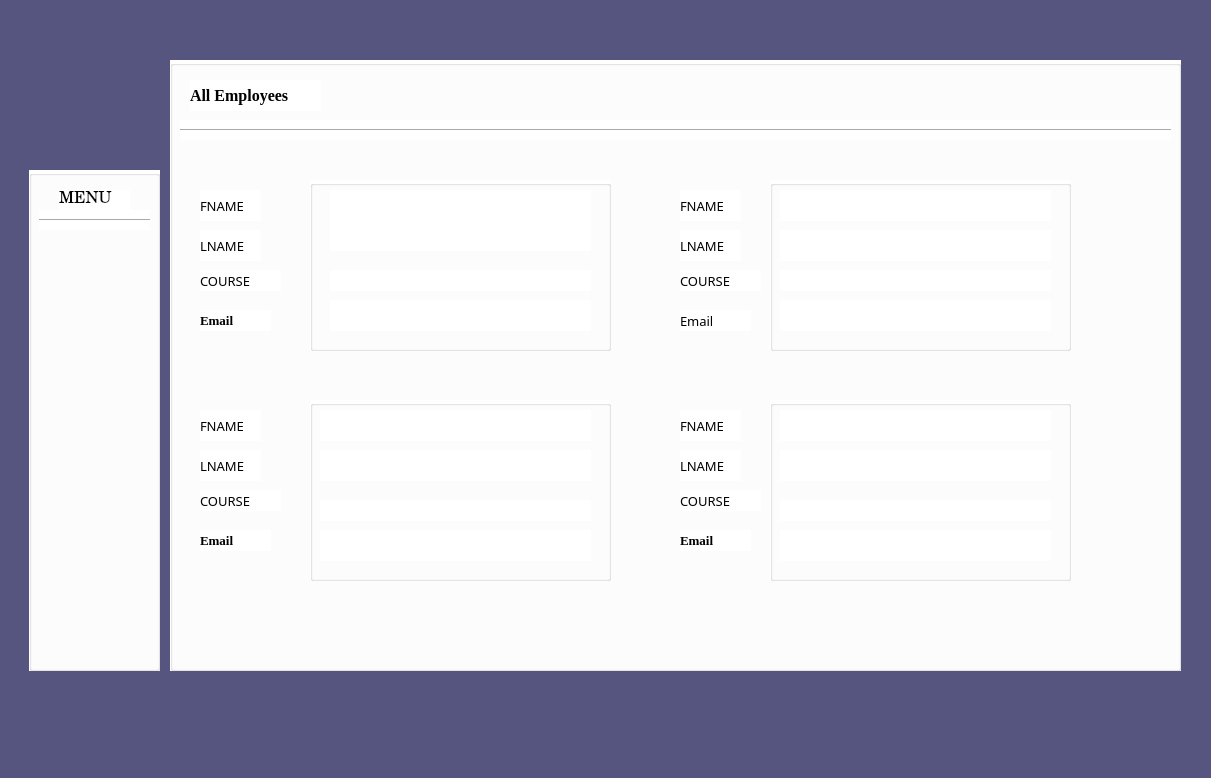
<?xml version="1.0" encoding="UTF-8"?>
<ui version="4.0">
 <class>MainWindow</class>
 <widget class="QMainWindow" name="MainWindow">
  <property name="geometry">
   <rect>
    <x>0</x>
    <y>0</y>
    <width>1211</width>
    <height>778</height>
   </rect>
  </property>
  <property name="windowTitle">
   <string>MainWindow</string>
  </property>
  <property name="styleSheet">
   <string notr="true">background-color: rgb(85, 85, 127);</string>
  </property>
  <widget class="QWidget" name="centralwidget">
   <widget class="QGroupBox" name="groupBox">
    <property name="geometry">
     <rect>
      <x>170</x>
      <y>60</y>
      <width>1011</width>
      <height>611</height>
     </rect>
    </property>
    <property name="layoutDirection">
     <enum>Qt::LeftToRight</enum>
    </property>
    <property name="styleSheet">
     <string notr="true">background-color: rgb(255, 255, 255);</string>
    </property>
    <property name="title">
     <string/>
    </property>
    <widget class="QLabel" name="label_7">
     <property name="geometry">
      <rect>
       <x>20</x>
       <y>20</y>
       <width>131</width>
       <height>31</height>
      </rect>
     </property>
     <property name="font">
      <font>
       <family>Times New Roman</family>
       <pointsize>12</pointsize>
       <weight>75</weight>
       <bold>true</bold>
      </font>
     </property>
     <property name="styleSheet">
      <string notr="true">border:none;</string>
     </property>
     <property name="text">
      <string>All Employees</string>
     </property>
    </widget>
    <widget class="Line" name="line_4">
     <property name="geometry">
      <rect>
       <x>10</x>
       <y>60</y>
       <width>991</width>
       <height>20</height>
      </rect>
     </property>
     <property name="orientation">
      <enum>Qt::Horizontal</enum>
     </property>
    </widget>
    <widget class="QGroupBox" name="groupBox_2">
     <property name="geometry">
      <rect>
       <x>140</x>
       <y>120</y>
       <width>301</width>
       <height>171</height>
      </rect>
     </property>
     <property name="title">
      <string/>
     </property>
     <widget class="QLabel" name="fname_admin1">
      <property name="geometry">
       <rect>
        <x>20</x>
        <y>10</y>
        <width>261</width>
        <height>31</height>
       </rect>
      </property>
      <property name="font">
       <font>
        <family>Algerian</family>
        <pointsize>10</pointsize>
       </font>
      </property>
      <property name="text">
       <string/>
      </property>
     </widget>
     <widget class="QLabel" name="email_admin1">
      <property name="geometry">
       <rect>
        <x>20</x>
        <y>120</y>
        <width>261</width>
        <height>31</height>
       </rect>
      </property>
      <property name="font">
       <font>
        <family>Times New Roman</family>
        <pointsize>10</pointsize>
        <weight>75</weight>
        <bold>true</bold>
       </font>
      </property>
      <property name="text">
       <string/>
      </property>
     </widget>
     <widget class="QLabel" name="lname_admin1">
      <property name="geometry">
       <rect>
        <x>20</x>
        <y>40</y>
        <width>261</width>
        <height>31</height>
       </rect>
      </property>
      <property name="font">
       <font>
        <family>Algerian</family>
        <pointsize>10</pointsize>
       </font>
      </property>
      <property name="text">
       <string/>
      </property>
     </widget>
     <widget class="QLabel" name="course_admin1">
      <property name="geometry">
       <rect>
        <x>20</x>
        <y>90</y>
        <width>261</width>
        <height>21</height>
       </rect>
      </property>
      <property name="font">
       <font>
        <family>Times New Roman</family>
        <pointsize>10</pointsize>
       </font>
      </property>
      <property name="text">
       <string/>
      </property>
     </widget>
    </widget>
    <widget class="QGroupBox" name="groupBox_5">
     <property name="geometry">
      <rect>
       <x>600</x>
       <y>120</y>
       <width>301</width>
       <height>171</height>
      </rect>
     </property>
     <property name="title">
      <string/>
     </property>
     <widget class="QGroupBox" name="groupBox_6">
      <property name="geometry">
       <rect>
        <x>50</x>
        <y>190</y>
        <width>241</width>
        <height>111</height>
       </rect>
      </property>
      <property name="title">
       <string/>
      </property>
     </widget>
     <widget class="QLabel" name="fname_admin2">
      <property name="geometry">
       <rect>
        <x>10</x>
        <y>10</y>
        <width>271</width>
        <height>31</height>
       </rect>
      </property>
      <property name="font">
       <font>
        <family>Algerian</family>
        <pointsize>10</pointsize>
       </font>
      </property>
      <property name="text">
       <string/>
      </property>
     </widget>
     <widget class="QLabel" name="email_admin2">
      <property name="geometry">
       <rect>
        <x>10</x>
        <y>120</y>
        <width>271</width>
        <height>31</height>
       </rect>
      </property>
      <property name="font">
       <font>
        <family>Times New Roman</family>
        <pointsize>10</pointsize>
        <weight>75</weight>
        <bold>true</bold>
       </font>
      </property>
      <property name="text">
       <string/>
      </property>
     </widget>
     <widget class="QLabel" name="course_admin2">
      <property name="geometry">
       <rect>
        <x>10</x>
        <y>90</y>
        <width>271</width>
        <height>21</height>
       </rect>
      </property>
      <property name="font">
       <font>
        <family>Times New Roman</family>
        <pointsize>10</pointsize>
       </font>
      </property>
      <property name="text">
       <string/>
      </property>
     </widget>
     <widget class="QLabel" name="lname_admin2">
      <property name="geometry">
       <rect>
        <x>10</x>
        <y>50</y>
        <width>271</width>
        <height>31</height>
       </rect>
      </property>
      <property name="font">
       <font>
        <family>Algerian</family>
        <pointsize>10</pointsize>
       </font>
      </property>
      <property name="text">
       <string/>
      </property>
     </widget>
    </widget>
    <widget class="QGroupBox" name="groupBox_7">
     <property name="geometry">
      <rect>
       <x>140</x>
       <y>340</y>
       <width>301</width>
       <height>181</height>
      </rect>
     </property>
     <property name="title">
      <string/>
     </property>
     <widget class="QLabel" name="fname_admin3">
      <property name="geometry">
       <rect>
        <x>10</x>
        <y>10</y>
        <width>271</width>
        <height>31</height>
       </rect>
      </property>
      <property name="font">
       <font>
        <family>Algerian</family>
        <pointsize>10</pointsize>
       </font>
      </property>
      <property name="text">
       <string/>
      </property>
     </widget>
     <widget class="QLabel" name="email_admin3">
      <property name="geometry">
       <rect>
        <x>10</x>
        <y>130</y>
        <width>271</width>
        <height>31</height>
       </rect>
      </property>
      <property name="font">
       <font>
        <family>Times New Roman</family>
        <pointsize>10</pointsize>
        <weight>75</weight>
        <bold>true</bold>
       </font>
      </property>
      <property name="text">
       <string/>
      </property>
     </widget>
     <widget class="QLabel" name="course_admin3">
      <property name="geometry">
       <rect>
        <x>10</x>
        <y>100</y>
        <width>271</width>
        <height>21</height>
       </rect>
      </property>
      <property name="font">
       <font>
        <family>Times New Roman</family>
        <pointsize>10</pointsize>
       </font>
      </property>
      <property name="text">
       <string/>
      </property>
     </widget>
     <widget class="QLabel" name="lname_admin3">
      <property name="geometry">
       <rect>
        <x>10</x>
        <y>50</y>
        <width>271</width>
        <height>31</height>
       </rect>
      </property>
      <property name="font">
       <font>
        <family>Algerian</family>
        <pointsize>10</pointsize>
       </font>
      </property>
      <property name="text">
       <string/>
      </property>
     </widget>
    </widget>
    <widget class="QGroupBox" name="groupBox_8">
     <property name="geometry">
      <rect>
       <x>600</x>
       <y>340</y>
       <width>301</width>
       <height>181</height>
      </rect>
     </property>
     <property name="title">
      <string/>
     </property>
     <widget class="QLabel" name="fname_admin4">
      <property name="geometry">
       <rect>
        <x>10</x>
        <y>10</y>
        <width>271</width>
        <height>31</height>
       </rect>
      </property>
      <property name="font">
       <font>
        <family>Algerian</family>
        <pointsize>10</pointsize>
       </font>
      </property>
      <property name="text">
       <string/>
      </property>
     </widget>
     <widget class="QLabel" name="email_admin4">
      <property name="geometry">
       <rect>
        <x>10</x>
        <y>130</y>
        <width>271</width>
        <height>31</height>
       </rect>
      </property>
      <property name="font">
       <font>
        <family>Times New Roman</family>
        <pointsize>10</pointsize>
        <weight>75</weight>
        <bold>true</bold>
       </font>
      </property>
      <property name="text">
       <string/>
      </property>
     </widget>
     <widget class="QLabel" name="course_admin4">
      <property name="geometry">
       <rect>
        <x>10</x>
        <y>100</y>
        <width>271</width>
        <height>21</height>
       </rect>
      </property>
      <property name="font">
       <font>
        <family>Times New Roman</family>
        <pointsize>10</pointsize>
       </font>
      </property>
      <property name="text">
       <string/>
      </property>
     </widget>
     <widget class="QLabel" name="lname_admin4">
      <property name="geometry">
       <rect>
        <x>10</x>
        <y>50</y>
        <width>271</width>
        <height>31</height>
       </rect>
      </property>
      <property name="font">
       <font>
        <family>Algerian</family>
        <pointsize>10</pointsize>
       </font>
      </property>
      <property name="text">
       <string/>
      </property>
     </widget>
    </widget>
    <widget class="QLabel" name="fname_admin1_2">
     <property name="geometry">
      <rect>
       <x>30</x>
       <y>130</y>
       <width>61</width>
       <height>31</height>
      </rect>
     </property>
     <property name="font">
      <font>
       <family>Algerian</family>
       <pointsize>10</pointsize>
      </font>
     </property>
     <property name="text">
      <string>FNAME</string>
     </property>
    </widget>
    <widget class="QLabel" name="lname_admin1_2">
     <property name="geometry">
      <rect>
       <x>30</x>
       <y>170</y>
       <width>61</width>
       <height>31</height>
      </rect>
     </property>
     <property name="font">
      <font>
       <family>Algerian</family>
       <pointsize>10</pointsize>
      </font>
     </property>
     <property name="text">
      <string>LNAME</string>
     </property>
    </widget>
    <widget class="QLabel" name="course_admin1_2">
     <property name="geometry">
      <rect>
       <x>30</x>
       <y>210</y>
       <width>81</width>
       <height>21</height>
      </rect>
     </property>
     <property name="font">
      <font>
       <family>Algerian</family>
       <pointsize>10</pointsize>
      </font>
     </property>
     <property name="text">
      <string>COURSE</string>
     </property>
    </widget>
    <widget class="QLabel" name="email_admin1_2">
     <property name="geometry">
      <rect>
       <x>30</x>
       <y>250</y>
       <width>71</width>
       <height>21</height>
      </rect>
     </property>
     <property name="font">
      <font>
       <family>Times New Roman</family>
       <pointsize>10</pointsize>
       <weight>75</weight>
       <bold>true</bold>
      </font>
     </property>
     <property name="text">
      <string>Email</string>
     </property>
    </widget>
    <widget class="QLabel" name="email_admin1_3">
     <property name="geometry">
      <rect>
       <x>30</x>
       <y>470</y>
       <width>71</width>
       <height>21</height>
      </rect>
     </property>
     <property name="font">
      <font>
       <family>Times New Roman</family>
       <pointsize>10</pointsize>
       <weight>75</weight>
       <bold>true</bold>
      </font>
     </property>
     <property name="text">
      <string>Email</string>
     </property>
    </widget>
    <widget class="QLabel" name="lname_admin1_3">
     <property name="geometry">
      <rect>
       <x>30</x>
       <y>390</y>
       <width>61</width>
       <height>31</height>
      </rect>
     </property>
     <property name="font">
      <font>
       <family>Algerian</family>
       <pointsize>10</pointsize>
      </font>
     </property>
     <property name="text">
      <string>LNAME</string>
     </property>
    </widget>
    <widget class="QLabel" name="course_admin1_3">
     <property name="geometry">
      <rect>
       <x>30</x>
       <y>430</y>
       <width>81</width>
       <height>21</height>
      </rect>
     </property>
     <property name="font">
      <font>
       <family>Algerian</family>
       <pointsize>10</pointsize>
      </font>
     </property>
     <property name="text">
      <string>COURSE</string>
     </property>
    </widget>
    <widget class="QLabel" name="fname_admin1_3">
     <property name="geometry">
      <rect>
       <x>30</x>
       <y>350</y>
       <width>61</width>
       <height>31</height>
      </rect>
     </property>
     <property name="font">
      <font>
       <family>Algerian</family>
       <pointsize>10</pointsize>
      </font>
     </property>
     <property name="text">
      <string>FNAME</string>
     </property>
    </widget>
    <widget class="QLabel" name="email_admin1_4">
     <property name="geometry">
      <rect>
       <x>510</x>
       <y>250</y>
       <width>71</width>
       <height>21</height>
      </rect>
     </property>
     <property name="font">
      <font>
       <family>Algerian</family>
       <pointsize>10</pointsize>
       <weight>50</weight>
       <bold>false</bold>
      </font>
     </property>
     <property name="text">
      <string>Email</string>
     </property>
    </widget>
    <widget class="QLabel" name="lname_admin1_4">
     <property name="geometry">
      <rect>
       <x>510</x>
       <y>170</y>
       <width>61</width>
       <height>31</height>
      </rect>
     </property>
     <property name="font">
      <font>
       <family>Algerian</family>
       <pointsize>10</pointsize>
      </font>
     </property>
     <property name="text">
      <string>LNAME</string>
     </property>
    </widget>
    <widget class="QLabel" name="course_admin1_4">
     <property name="geometry">
      <rect>
       <x>510</x>
       <y>210</y>
       <width>81</width>
       <height>21</height>
      </rect>
     </property>
     <property name="font">
      <font>
       <family>Algerian</family>
       <pointsize>10</pointsize>
      </font>
     </property>
     <property name="text">
      <string>COURSE</string>
     </property>
    </widget>
    <widget class="QLabel" name="fname_admin1_4">
     <property name="geometry">
      <rect>
       <x>510</x>
       <y>130</y>
       <width>61</width>
       <height>31</height>
      </rect>
     </property>
     <property name="font">
      <font>
       <family>Algerian</family>
       <pointsize>10</pointsize>
      </font>
     </property>
     <property name="text">
      <string>FNAME</string>
     </property>
    </widget>
    <widget class="QLabel" name="email_admin1_5">
     <property name="geometry">
      <rect>
       <x>510</x>
       <y>470</y>
       <width>71</width>
       <height>21</height>
      </rect>
     </property>
     <property name="font">
      <font>
       <family>Times New Roman</family>
       <pointsize>10</pointsize>
       <weight>75</weight>
       <bold>true</bold>
      </font>
     </property>
     <property name="text">
      <string>Email</string>
     </property>
    </widget>
    <widget class="QLabel" name="lname_admin1_5">
     <property name="geometry">
      <rect>
       <x>510</x>
       <y>390</y>
       <width>61</width>
       <height>31</height>
      </rect>
     </property>
     <property name="font">
      <font>
       <family>Algerian</family>
       <pointsize>10</pointsize>
      </font>
     </property>
     <property name="text">
      <string>LNAME</string>
     </property>
    </widget>
    <widget class="QLabel" name="course_admin1_5">
     <property name="geometry">
      <rect>
       <x>510</x>
       <y>430</y>
       <width>81</width>
       <height>21</height>
      </rect>
     </property>
     <property name="font">
      <font>
       <family>Algerian</family>
       <pointsize>10</pointsize>
      </font>
     </property>
     <property name="text">
      <string>COURSE</string>
     </property>
    </widget>
    <widget class="QLabel" name="fname_admin1_5">
     <property name="geometry">
      <rect>
       <x>510</x>
       <y>350</y>
       <width>61</width>
       <height>31</height>
      </rect>
     </property>
     <property name="font">
      <font>
       <family>Algerian</family>
       <pointsize>10</pointsize>
      </font>
     </property>
     <property name="text">
      <string>FNAME</string>
     </property>
    </widget>
   </widget>
   <widget class="QPushButton" name="back_admin">
    <property name="geometry">
     <rect>
      <x>60</x>
      <y>80</y>
      <width>71</width>
      <height>61</height>
     </rect>
    </property>
    <property name="styleSheet">
     <string notr="true">border:none;</string>
    </property>
    <property name="text">
     <string/>
    </property>
    <property name="icon">
     <iconset>
      <normaloff>../../Documents/Project Icons/circled_left_120px.png</normaloff>../../Documents/Project Icons/circled_left_120px.png</iconset>
    </property>
    <property name="iconSize">
     <size>
      <width>75</width>
      <height>75</height>
     </size>
    </property>
   </widget>
   <widget class="QGroupBox" name="groupBox_3">
    <property name="geometry">
     <rect>
      <x>29</x>
      <y>170</y>
      <width>131</width>
      <height>501</height>
     </rect>
    </property>
    <property name="styleSheet">
     <string notr="true">background-color: rgb(255, 255, 255);
</string>
    </property>
    <property name="title">
     <string/>
    </property>
    <widget class="QLabel" name="label">
     <property name="geometry">
      <rect>
       <x>30</x>
       <y>20</y>
       <width>71</width>
       <height>21</height>
      </rect>
     </property>
     <property name="font">
      <font>
       <family>Century</family>
       <pointsize>12</pointsize>
      </font>
     </property>
     <property name="styleSheet">
      <string notr="true">text-align: center;
</string>
     </property>
     <property name="text">
      <string>MENU</string>
     </property>
     <property name="textFormat">
      <enum>Qt::RichText</enum>
     </property>
    </widget>
    <widget class="Line" name="line_5">
     <property name="geometry">
      <rect>
       <x>10</x>
       <y>40</y>
       <width>111</width>
       <height>20</height>
      </rect>
     </property>
     <property name="orientation">
      <enum>Qt::Horizontal</enum>
     </property>
    </widget>
   </widget>
  </widget>
  <widget class="QMenuBar" name="menubar">
   <property name="geometry">
    <rect>
     <x>0</x>
     <y>0</y>
     <width>1211</width>
     <height>26</height>
    </rect>
   </property>
  </widget>
  <widget class="QStatusBar" name="statusbar"/>
 </widget>
 <resources/>
 <connections/>
</ui>
